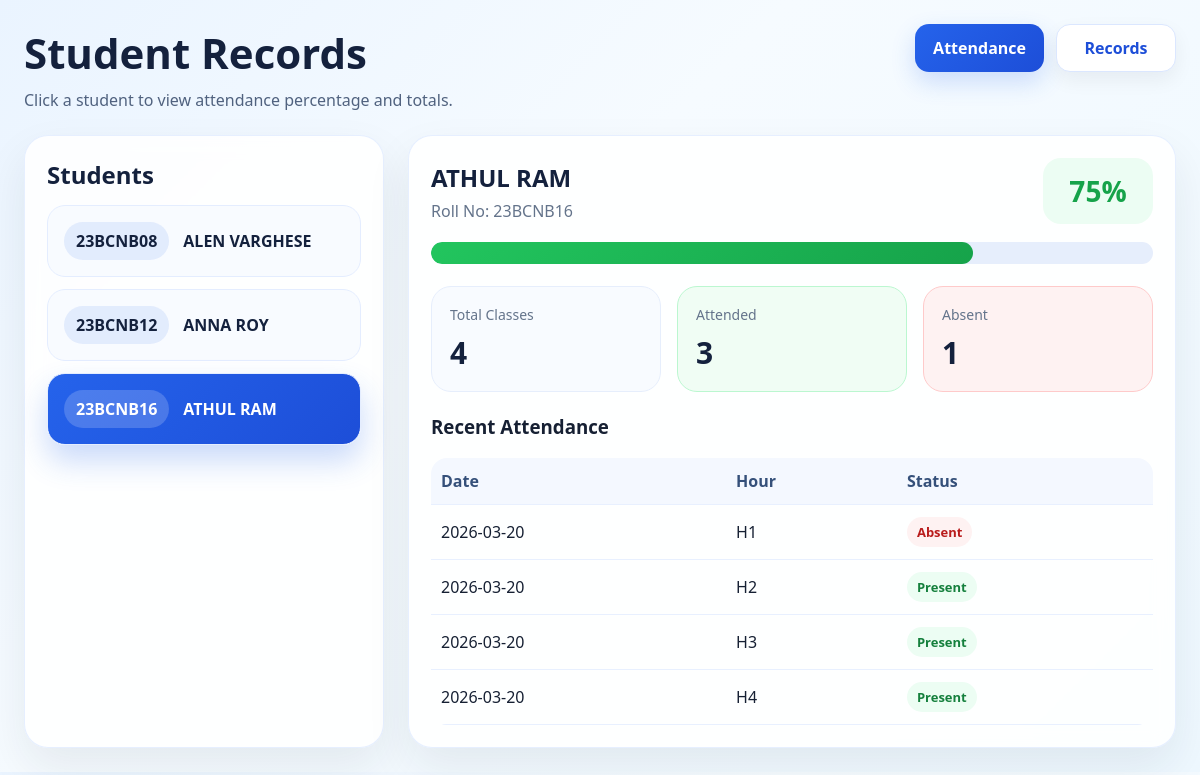
Page /records?student_id=1 on the committed database.
### tables this page shows
CREATE TABLE students (
            id INTEGER PRIMARY KEY AUTOINCREMENT,
            roll_no TEXT UNIQUE NOT NULL,
            name TEXT NOT NULL
        );

CREATE TABLE attendance (
            id INTEGER PRIMARY KEY AUTOINCREMENT,
            student_id INTEGER NOT NULL,
            att_date TEXT NOT NULL,
            hour_no INTEGER NOT NULL,
            status TEXT NOT NULL CHECK(status IN ('Present', 'Absent')),
            UNIQUE(student_id, att_date, hour_no),
            FOREIGN KEY(student_id) REFERENCES students(id)
        );

### app/app.py (the view)
@app.route("/records")
def records():
    selected_student_id = request.args.get("student_id", type=int)
    conn = get_db()
    students = conn.execute("""
        SELECT
            s.id,
            s.roll_no,
            s.name,
            COALESCE(SUM(CASE WHEN a.status = 'Present' THEN 1 ELSE 0 END), 0) AS present_count,
            COALESCE(SUM(CASE WHEN a.status = 'Absent' THEN 1 ELSE 0 END), 0) AS absent_count,
            COUNT(a.id) AS total_count
        FROM students s
        LEFT JOIN attendance a ON a.student_id = s.id
        GROUP BY s.id, s.roll_no, s.name
        ORDER BY s.roll_no, s.name
    """).fetchall()
    if selected_student_id is None and students:
        selected_student_id = students[0]["id"]
    selected_student = None
    recent_rows = []
    if selected_student_id is not None:
        selected_student = conn.execute("""
            SELECT
                s.id,
                s.roll_no,
                s.name,
                COALESCE(SUM(CASE WHEN a.status = 'Present' THEN 1 ELSE 0 END), 0) AS present_count,
                COALESCE(SUM(CASE WHEN a.status = 'Absent' THEN 1 ELSE 0 END), 0) AS absent_count,
                COUNT(a.id) AS total_count
            FROM students s
            LEFT JOIN attendance a ON a.student_id = s.id
            WHERE s.id = ?
            GROUP BY s.id, s.roll_no, s.name
        """, (selected_student_id,)).fetchone()
        recent_rows = conn.execute("""
            SELECT att_date, hour_no, status
            FROM attendance
            WHERE student_id = ?
            ORDER BY att_date DESC, hour_no ASC
            LIMIT 40
        """, (selected_student_id,)).fetchall()
    conn.close()
    percentage = 0
    if selected_student and selected_student["total_count"] > 0:
        percentage = round(
            (selected_student["present_count"] / selected_student["total_count"]) * 100
        )
    return render_template(
        "records.html",
        students=students,
        selected_student=selected_student,
        recent_rows=recent_rows,
        percentage=percentage
    )

### app/app.py (called while the page is built)
def get_db():
    conn = sqlite3.connect(DB_NAME)
    conn.row_factory = sqlite3.Row
    return conn

### app/templates/records.html (shortened to what this page needs)
<!DOCTYPE html>
<html lang="en">
<head>
    <link rel="stylesheet" href="{{ url_for('static', filename='style.css') }}">
</head>
<body>
    <div class="page-shell">
        <header class="topbar">
            <div>
                <h1>Student Records</h1>
                <p class="subtitle">Click a student to view attendance percentage and totals.</p>
            </div>
            <nav class="top-actions">
                <a class="nav-link" href="{{ url_for('index') }}">Attendance</a>
                <a class="nav-link secondary" href="{{ url_for('records') }}">Records</a>
            </nav>
        </header>
        <section class="records-layout">
            <aside class="panel student-list-panel">
                <h2>Students</h2>
                {% if students %}
                    <div class="student-list">
                        {% for student in students %}
                            <a
                                href="{{ url_for('records', student_id=student['id']) }}"
                                class="student-item {% if selected_student and selected_student['id'] == student['id'] %}active-student{% endif %}"
                            >
                                <div class="student-roll">{{ student["roll_no"] }}</div>
                                <div class="student-name">{{ student["name"] }}</div>
                            </a>
                        {% endfor %}
                    </div>
                {% else %}
                    <div class="empty-state">
                        <p>No students found.</p>
                    </div>
                {% endif %}
            </aside>
            <main class="panel details-panel">
                {% if selected_student %}
                    <div class="detail-header">
                        <div>
                            <h2>{{ selected_student["name"] }}</h2>
                            <p class="muted-text">Roll No: {{ selected_student["roll_no"] }}</p>
                        </div>
                        <div class="percentage-badge">{{ percentage }}%</div>
                    </div>
                    <div class="progress-track">
                        <div class="progress-fill" data-percent="{{ percentage }}"></div>
                    </div>
                    <div class="stats-grid">
                        <div class="stat-card">
                            <span class="stat-label">Total Classes</span>
                            <span class="stat-value">{{ selected_student["total_count"] }}</span>
                        </div>
                        <div class="stat-card present-card">
                            <span class="stat-label">Attended</span>
                            <span class="stat-value">{{ selected_student["present_count"] }}</span>
                        </div>
                        <div class="stat-card absent-card">
                            <span class="stat-label">Absent</span>
                            <span class="stat-value">{{ selected_student["absent_count"] }}</span>
                        </div>
                    </div>
                    <div class="history-panel">
                        <h3>Recent Attendance</h3>
                        {% if recent_rows %}
                            <table class="mini-table">
                                <thead>
                                    <tr>
                                        <th>Date</th>
                                        <th>Hour</th>
                                        <th>Status</th>
                                    </tr>
                                </thead>
                                <tbody>
                                    {% for row in recent_rows %}
                                    <tr>
                                        <td>{{ row["att_date"] }}</td>
                                        <td>H{{ row["hour_no"] }}</td>
                                        <td>
                                            <span class="mini-status {% if row['status'] == 'Present' %}mini-present{% else %}mini-absent{% endif %}">
                                                {{ row["status"] }}
                                            </span>
                                        </td>
                                    </tr>
                                    {% endfor %}
                                </tbody>
                            </table>
                        {% else %}
                            <div class="empty-state">
                                <p>No attendance records for this student yet.</p>
                            </div>
                        {% endif %}
                    </div>
                {% else %}
                    <div class="empty-state">
                        <p>Select a student to view details.</p>
                    </div>
                {% endif %}
            </main>
        </section>
    </div>
</body>
</html>

### app/static/style.css (style rules this page uses)
* { box-sizing: border-box; }
body { margin: 0; font-family: "Segoe UI", Arial, sans-serif; background: linear-gradient(135deg, #eaf4ff 0%, #f6fbff 40%, #eef8ff 100%); color: #162033; }
.page-shell { max-width: 1350px; margin: 0 auto; padding: 24px; }
.topbar { display: flex; justify-content: space-between; align-items: flex-start; gap: 16px; margin-bottom: 24px; }
.topbar h1 { margin: 0 0 8px; font-size: 42px; font-weight: 800; color: #14213d; }
.subtitle { margin: 0; color: #50627f; font-size: 16px; }
.top-actions { display: flex; gap: 12px; flex-wrap: wrap; }
.nav-link { display: inline-flex; align-items: center; justify-content: center; min-width: 120px; padding: 12px 18px; border-radius: 14px; text-decoration: none; color: white; background: linear-gradient(135deg, #2563eb, #1d4ed8); box-shadow: 0 10px 24px rgba(37, 99, 235, 0.2); font-weight: 700; }
.nav-link.secondary { background: white; color: #1d4ed8; border: 1px solid #dbe7ff; box-shadow: 0 8px 20px rgba(15, 23, 42, 0.06); }
.panel { background: rgba(255, 255, 255, 0.88); border: 1px solid rgba(220, 232, 255, 0.7); backdrop-filter: blur(10px); border-radius: 24px; box-shadow: 0 20px 45px rgba(22, 32, 51, 0.08); padding: 22px; }
.form-card h2, .table-header h2, .student-list-panel h2, .details-panel h2 { margin-top: 0; margin-bottom: 14px; color: #14213d; }
.records-layout { display: grid; grid-template-columns: 360px 1fr; gap: 24px; }
.student-list { display: flex; flex-direction: column; gap: 12px; }
.student-item { display: flex; gap: 14px; align-items: center; text-decoration: none; padding: 16px; border-radius: 18px; background: #f8fbff; border: 1px solid #e4edff; color: #14213d; transition: transform 0.15s ease, box-shadow 0.15s ease, border-color 0.15s ease; }
.active-student { background: linear-gradient(135deg, #2563eb, #1d4ed8); color: white; box-shadow: 0 16px 30px rgba(37, 99, 235, 0.24); }
.student-roll { min-width: 82px; padding: 8px 12px; border-radius: 999px; background: rgba(37, 99, 235, 0.1); font-weight: 800; text-align: center; }
.active-student .student-roll { background: rgba(255, 255, 255, 0.18); color: white; }
.student-name { font-weight: 700; }
.detail-header { display: flex; justify-content: space-between; align-items: center; gap: 16px; margin-bottom: 18px; }
.detail-header h2 { margin-bottom: 6px; }
.muted-text { color: #64748b; margin: 0; }
.percentage-badge { min-width: 110px; text-align: center; font-size: 28px; font-weight: 800; color: #16a34a; background: #ecfdf3; border-radius: 18px; padding: 14px 16px; }
.progress-track { width: 100%; height: 22px; background: #e6eefc; border-radius: 999px; overflow: hidden; margin-bottom: 22px; }
.progress-fill { height: 100%; background: linear-gradient(135deg, #22c55e, #16a34a); border-radius: 999px; }
.stats-grid { display: grid; grid-template-columns: repeat(3, minmax(170px, 1fr)); gap: 16px; margin-bottom: 22px; }
.stat-card { padding: 18px; border-radius: 20px; background: #f8fbff; border: 1px solid #e6eefc; }
.present-card { background: #f0fdf4; border-color: #bbf7d0; }
.absent-card { background: #fef2f2; border-color: #fecaca; }
.stat-label { display: block; color: #64748b; margin-bottom: 8px; font-size: 14px; }
.stat-value { display: block; font-size: 30px; font-weight: 800; color: #14213d; }
.history-panel h3 { margin-top: 0; }
.mini-table { width: 100%; border-collapse: collapse; overflow: hidden; border-radius: 16px; }
.mini-table th, .mini-table td { padding: 12px 10px; border-bottom: 1px solid #e8f0ff; text-align: left; }
.mini-table th { background: #f4f8ff; color: #35507a; }
.mini-status { display: inline-block; padding: 6px 10px; border-radius: 999px; font-size: 13px; font-weight: 700; }
.mini-present { background: #ecfdf3; color: #15803d; }
.mini-absent { background: #fef2f2; color: #b91c1c; }

### rows in the picture
students: roll_no "23BCNB08", name "ALEN VARGHESE"
students: roll_no "23BCNB12", name "ANNA ROY"
students: roll_no "23BCNB16", name "ATHUL RAM"
attendance: att_date "2026-03-20", hour_no "1", status "Absent"
attendance: att_date "2026-03-20", hour_no "2", status "Present"
attendance: att_date "2026-03-20", hour_no "3", status "Present"
attendance: att_date "2026-03-20", hour_no "4", status "Present"

### other values in the picture
{{ percentage }} "75"
{{ selected_student["total_count"] }} "4"
{{ selected_student["present_count"] }} "3"
{{ selected_student["absent_count"] }} "1"
